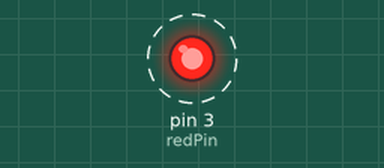
Recording of a sketch running on a simulated Arduino Uno, built with avr-gcc and run on an emulated ATmega328P. Parts: output pins drawn as LEDs (lit = HIGH). Dashed ring = blinking.

Above: at 0.05 s.
Timing chart, 0 to 4.6 s (numbered marks = the images above):
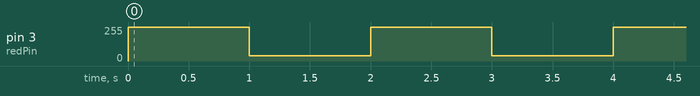

The sketch:

P-3-Digital_Pins_with_Squigly_Signs_Use.ino
```cpp
int redPin = 3;

void setup()
{
  pinMode(redPin, OUTPUT);
}

void loop()
{
  analogWrite(redPin, 255);
  delay(1000);
  analogWrite(redPin, 40);
  delay(1000);
}
```

Measured:
- by itself, pin 3 (redPin): alternates 255/255 for 1.0 s and 40/255 for 1.0 s
